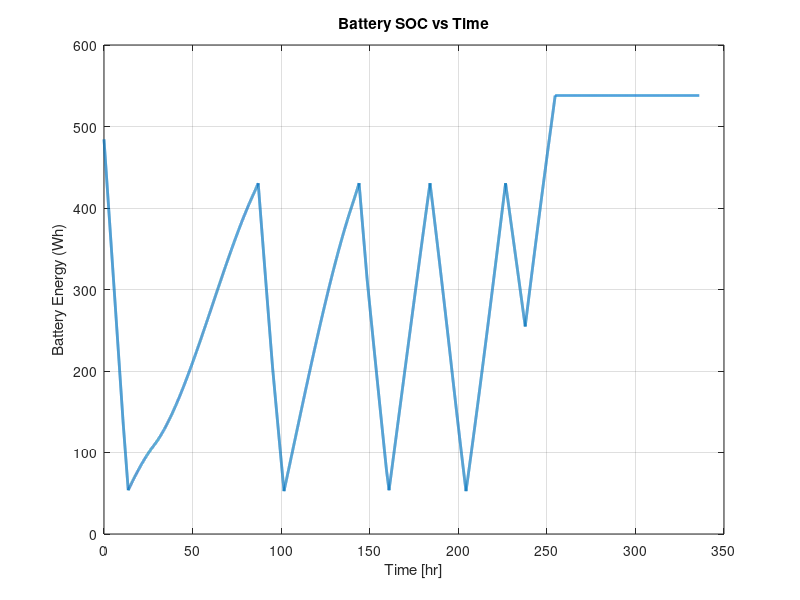
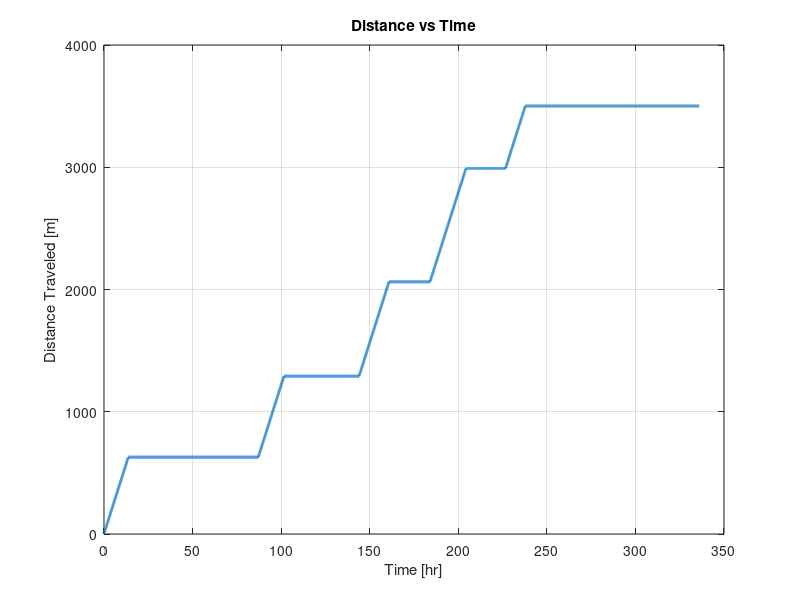

Write the MATLAB code that produced these figures, in order.
clear; clc; close all;

%% USER PARAMETERS

battery_mass_guess = 2;          % kg (test value)
batt_specific_energy = 269;      % Wh/kg
E_batt_capacity = battery_mass_guess * batt_specific_energy;

initial_SOC_fraction = 0.90;     % 90% charged at landing

speed = 0.02;                    % m/s
P_motors = 25;                   % W
P_av_travel = 10;                % W
P_av_rest = 1.5;                 % W
P_heaters = 0.2;                 % W
payload_total_power = 15;        % W 
num_of_payloads = 4;

payload_drop_distances = [500 1000 1500 2000];
nav_interval = 10;                % meters
nav_duration = 5/60;              % hours (5 minutes)
charge_start_fraction = 0.1;      % Start charging at 10%
charge_stop_fraction  = 0.80;     % Stop charging at 80%

total_distance_goal = 3500;       % meters

%% TIME + SOLAR CONSTANTS

n       = 2831; % Oct. 1st 2027
Tau     = deg2rad(-1.545);
Y       = 346.71;
t_0     = -1.23;

T_total = 24*14; % 1 lunar day
dt      = 0.01;                  % hours (~36 sec)
t       = 0:dt:T_total;
N       = length(t);

omega   = 360 / T_total;

%% MOON GEOMETRY

R_moon = 1737400;
L      = deg2rad(-91);
E      = deg2rad(90);

%% SOLAR CONSTANTS

G_sc    = 1361;
I_illum = 0.3543;

%% PANEL PROPERTIES

panel_number  = 3;
panel_widths  = [0.4, 0.45, 0.45];
panel_height  = 0.31;

panel_eff   = 0.32;
inc_derate  = 0.95;

azi_p = linspace(0,360,panel_number+1);
azi_p(end) = [];
azi_p = deg2rad(azi_p);

%% SOLAR POWER MODEL


theta_dip = acos(R_moon/(R_moon + panel_height));
P_solar = zeros(1,N);

for i = 1:N

    ti = t(i);

    delta = Tau * sin(deg2rad(360/Y * (n + ti/24 - t_0)));
    H     = deg2rad(omega * (T_total/2 - ti));

    B = asin(cos(L)*cos(delta)*cos(H) + sin(L)*sin(delta));
    cosB = cos(B);

    if abs(cosB) > 1e-10
        azi_s = asin(max(-1, min(1, cos(delta)*sin(H)/cosB)));
    else
        azi_s = 0;
    end

    P_total = 0;

    if B > -theta_dip

        for p = 1:panel_number

            cos_theta = cos(B)*cos(azi_s - azi_p(p)) + sin(B)*cos(E);

            if cos_theta > 0

                G_panel = G_sc * cos_theta * I_illum;
                panel_area = panel_widths(p) * panel_height;

                P_panel = G_panel ...
                        * panel_area ...
                        * panel_eff ...
                        * inc_derate;

                P_total = P_total + P_panel;

            end
        end
    end

    P_solar(i) = P_total;

end

%% MISSION STATE VARIABLES

SOC = zeros(1,N);
SOC(1) = initial_SOC_fraction * E_batt_capacity;

distance = zeros(1,N);

payloads_remaining = num_of_payloads;
next_payload_index = 1;

next_nav_distance = nav_interval;
in_navigation = false;
nav_timer = 0;

in_charging = false;


%% MAIN TIME LOOP

for i = 2:N

    current_distance = distance(i-1);

    %---------------------------------
    % CHECK IF MISSION COMPLETE
    % ---------------------------------
    if current_distance >= total_distance_goal
        driving = false;
    else
        driving = true;
    end

    % ---------------------------------
    % PAYLOAD DROP LOGIC
    % ---------------------------------
    if next_payload_index <= length(payload_drop_distances)
        if current_distance >= payload_drop_distances(next_payload_index)
            payloads_remaining = payloads_remaining - 1;
            next_payload_index = next_payload_index + 1;
        end
    end

    % ---------------------------------
    % NAVIGATION TRIGGER
    % ---------------------------------
    if ~in_navigation && ~in_charging && driving && ...
            current_distance >= next_nav_distance

        in_navigation = true;
        nav_timer = nav_duration;
        next_nav_distance = next_nav_distance + nav_interval;
    end

    % ---------------------------------
    % NAVIGATION COUNTDOWN
    % ---------------------------------
    if in_navigation
        nav_timer = nav_timer - dt;
        if nav_timer <= 0
            in_navigation = false;
        end
    end

    % ---------------------------------
    % SOC-BASED CHARGING LOGIC
    % ---------------------------------
    
    % Trigger charging if SOC drops below threshold
    if ~in_navigation && ~in_charging && driving && ...
            SOC(i-1) <= charge_start_fraction * E_batt_capacity
    
        in_charging = true;
    end
    
    % Stop charging when sufficiently recharged
    if in_charging && ...
            SOC(i-1) >= charge_stop_fraction * E_batt_capacity
    
        in_charging = false;
    end


    % ---------------------------------
    % DETERMINE OPERATING MODE
    % Priority: NAV > CHARGE > DRIVE > IDLE
    % ---------------------------------

    if in_navigation
        P_mode = P_motors + P_av_travel;
        driving_now = false;

    elseif in_charging
        P_mode = P_av_rest;     % only rest avionics while charging
        driving_now = false;

    elseif driving
        P_mode = P_motors + P_av_travel;
        driving_now = true;

    else
        P_mode = P_av_rest;     % mission complete idle
        driving_now = false;
    end

    % ---------------------------------
    % PAYLOAD POWER (Dynamic)
    % ---------------------------------
    P_payload = payloads_remaining * (payload_total_power/num_of_payloads);

    % ---------------------------------
    % TOTAL LOAD POWER
    % ---------------------------------
    P_load = P_mode + P_payload + P_heaters;

    % ---------------------------------
    % UPDATE DISTANCE
    % ---------------------------------
    if driving_now
        distance(i) = current_distance + speed * dt * 3600;
    else
        distance(i) = current_distance;
    end

    % ---------------------------------
    % SOC UPDATE
    % ---------------------------------
    P_net = P_solar(i-1) - P_load;
    SOC(i) = SOC(i-1) + P_net * dt;

    % ---------------------------------
    % BATTERY LIMITS
    % ---------------------------------
    if SOC(i) > E_batt_capacity
        SOC(i) = E_batt_capacity;
    end

    if SOC(i) < 0
        SOC(i) = 0;
    end

end


%% RESULTS

min_SOC = min(SOC);
max_SOC = max(SOC);

fprintf('Minimum SOC (Wh): %.2f\n', min_SOC);
fprintf('Maximum SOC (Wh): %.2f\n', max_SOC);

if min_SOC <= 0
    fprintf('⚠ Battery depleted during mission.\n');
else
    fprintf('Mission feasible with this battery mass.\n');
end

if current_distance < total_distance_goal
    fprintf('⚠ Distance goal not reached.\n');
else
    fprintf('Distance goal reached.\n');
end

%% PLOTS

figure;
plot(t,SOC,'LineWidth',2)
xlabel('Time [hr]')
ylabel('Battery Energy (Wh)')
title('Battery SOC vs Time')
grid on

figure;
plot(t,distance,'LineWidth',2)
xlabel('Time [hr]')
ylabel('Distance Traveled [m]')
title('Distance vs Time')
grid on
